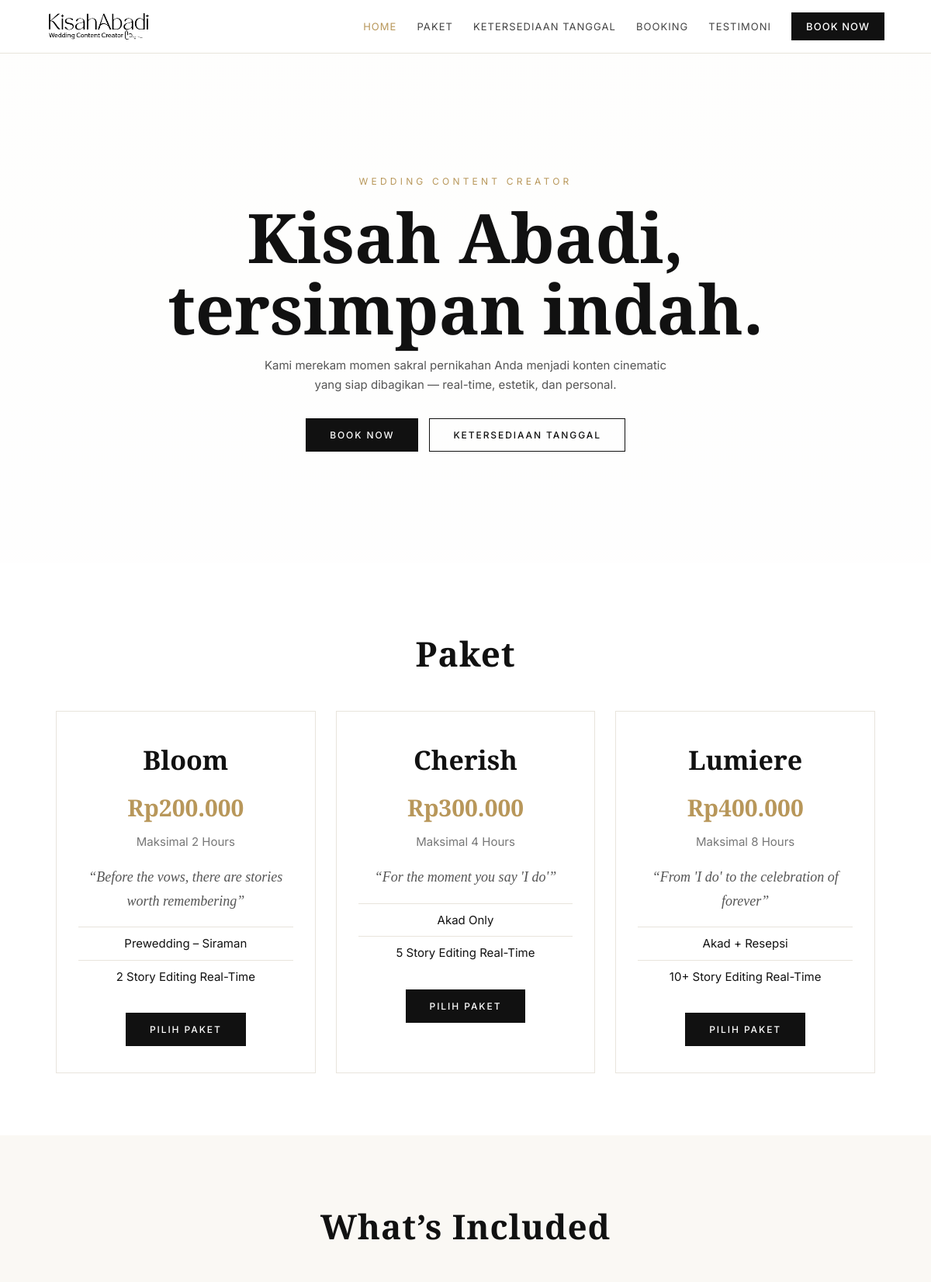
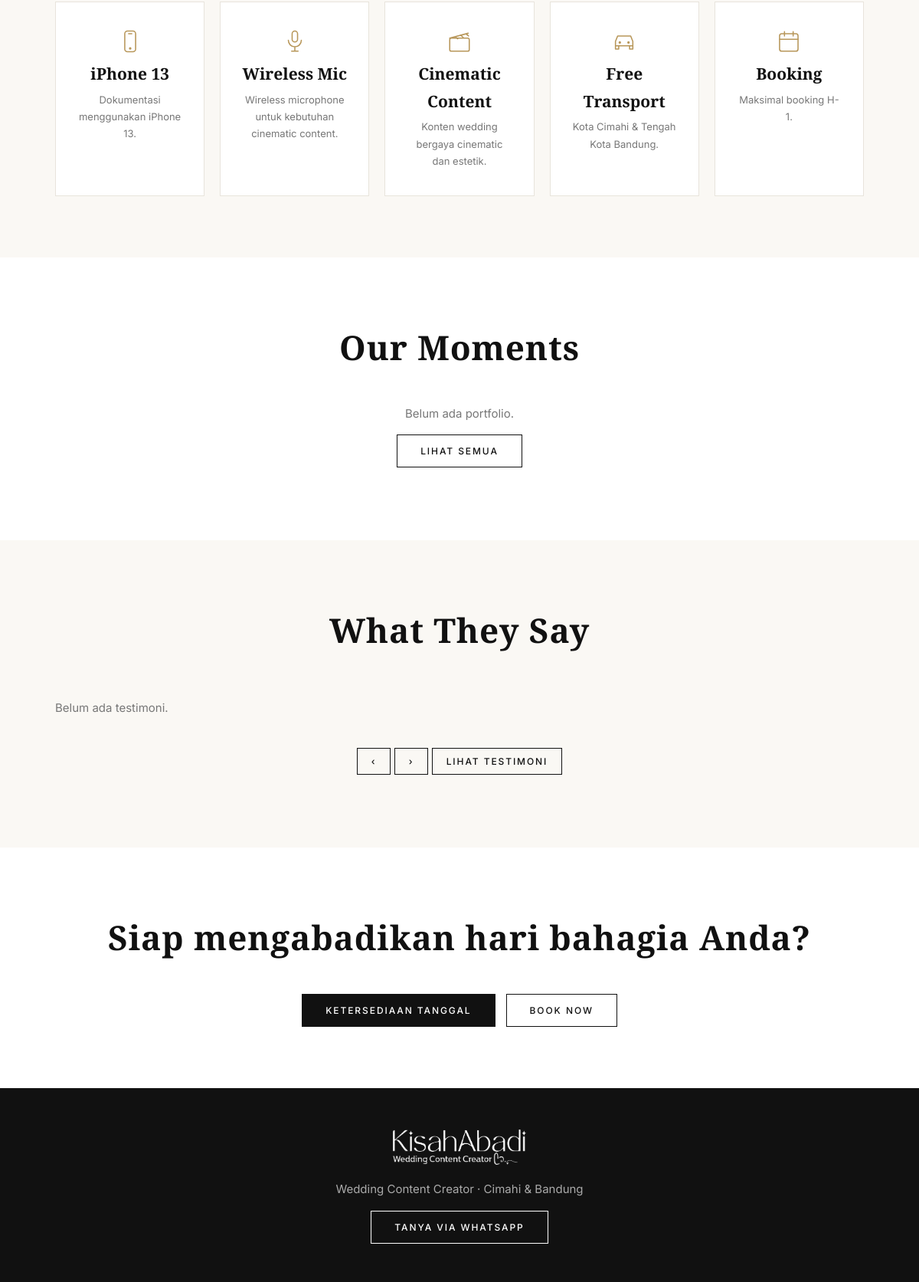
The page / on the database its author committed (2 pictures, top to bottom).
### tables this page shows
CREATE TABLE packages(id INT AUTO_INCREMENT PRIMARY KEY,name VARCHAR(50) NOT NULL,tagline VARCHAR(255),price INT NOT NULL,max_hours INT NOT NULL,features TEXT,sort_order INT DEFAULT 0,is_active TINYINT(1) DEFAULT 1);

### config/database.php (called while the page is built, shortened)
<?php
function db(){static $p;if(!$p){$p=new PDO('mysql:host='.DB_HOST.';dbname='.DB_NAME.';charset=utf8mb4',DB_USER,DB_PASS,[PDO::ATTR_ERRMODE=>PDO::ERRMODE_EXCEPTION,PDO::ATTR_DEFAULT_FETCH_MODE=>PDO::FETCH_ASSOC]);}return $p;}

### inc/lib.php (the view, shortened to what this page needs)
<?php
require_once __DIR__.'/../config/database.php';
function e($s){return htmlspecialchars((string)$s,ENT_QUOTES,'UTF-8');}
function rp($n){return 'Rp'.number_format((int)$n,0,',','.');}
function packages_html(){$o='<div class="grid3">';foreach(db()->query("SELECT * FROM packages WHERE is_active=1 ORDER BY sort_order,id") as $p){
$o.='<article class="card pk"><h3>'.e($p['name']).'</h3><div class="pr">'.rp($p['price']).'</div><div class="mut">Maksimal '.(int)$p['max_hours'].' Hours</div><p class="tag">“'.e($p['tagline']).'”</p><ul>';
foreach(preg_split('/\r?\n/',trim($p['features'])) as $f)if($f!=='')$o.='<li>'.e($f).'</li>';
$o.='</ul><a class="btn" href="booking.php?package='.$p['id'].'">PILIH PAKET</a></article>';}return $o.'</div>';}
function ic($d){return '<svg viewBox="0 0 24 24" width="34" height="34" fill="none" stroke="currentColor" stroke-width="1.1" stroke-linecap="round" stroke-linejoin="round">'.$d.'</svg>';}
function included_html(){$i=[[ic('<rect x="7" y="2.5" width="10" height="19" rx="2.5"/><path d="M10.5 5h3"/><circle cx="12" cy="18.5" r=".6"/>'),'iPhone 13','Dokumentasi menggunakan iPhone 13.'],[ic('<rect x="9.5" y="2.5" width="5" height="10" rx="2.5"/><path d="M6 11a6 6 0 0 0 12 0M12 17v4M9 21h6"/>'),'Wireless Mic','Wireless microphone untuk kebutuhan cinematic content.'],[ic('<rect x="3" y="9" width="18" height="12" rx="1.5"/><path d="M3 9l17-4.5M8 7.6l2.4 2M13 6.3l2.4 2M18 5l2.3 2"/>'),'Cinematic Content','Konten wedding bergaya cinematic dan estetik.'],[ic('<path d="M4 16v-4l2-5h12l2 5v4M4 16h16M4 16v3h3v-3M17 16v3h3v-3"/><circle cx="8" cy="13" r=".6"/><circle cx="16" cy="13" r=".6"/>'),'Free Transport','Kota Cimahi & Tengah Kota Bandung.'],[ic('<rect x="3.5" y="5" width="17" height="16" rx="2"/><path d="M3.5 10h17M8 3v4M16 3v4"/>'),'Booking','Maksimal booking H-1.']];
$o='<div class="grid5">';foreach($i as $x)$o.='<div class="card inc"><div class="ic">'.$x[0].'</div><h4>'.$x[1].'</h4><p>'.$x[2].'</p></div>';return $o.'</div>';}
function gallery_html($rows){if(!$rows)return '<p class="mut c">Belum ada portfolio.</p>';$o='<div class="gal">';return $o.'</div>';}
function testi_html($rows){if(!$rows)return '<p class="mut c">Belum ada testimoni.</p>';$o='';return $o;}

### inc/header.php (shortened to what this page needs)
<?php $cur=basename($_SERVER['SCRIPT_NAME']);$nav=['index.php'=>'Home','paket.php'=>'Paket','availability.php'=>'Ketersediaan Tanggal','booking.php'=>'Booking','testimoni.php'=>'Testimoni'];?>
<!DOCTYPE html><html lang="id"><head><meta charset="utf-8"><meta name="viewport" content="width=device-width,initial-scale=1"><title><?=e($title??'Wedding Content Creator')?> · <?=BRAND?></title>
<link href="https://fonts.googleapis.com/css2?family=Cormorant+Garamond:wght@500;600&family=Inter:wght@300;400;500&display=swap" rel="stylesheet"><link rel="stylesheet" href="assets/style.css"></head><body>
<header class="hd"><a class="logo" href="index.php"><img src="assets/logo.png" alt="<?=BRAND?> Wedding Content Creator"></a><nav id="nv"><?php foreach($nav as $f=>$n):?><a href="<?=$f?>" class="<?=$cur==$f?'on':''?>"><?=$n?></a><?php endforeach;?><a class="btn sm" href="booking.php">BOOK NOW</a></nav></header>

### index.php
<?php require 'inc/lib.php';$title='Home';$pdo=db();
$pf=$pdo->query("SELECT * FROM portfolio ORDER BY id DESC LIMIT 6")->fetchAll();
$ts=$pdo->query("SELECT * FROM testimonials WHERE show_home=1 ORDER BY id DESC LIMIT 12")->fetchAll();
require 'inc/header.php';?>
<section class="hero" <?php if($pf):?>style="--bg:url('uploads/<?=e($pf[0]['image'])?>')"<?php endif;?>><div><p class="eyebrow">Wedding Content Creator</p><h1>Kisah Abadi,<br>tersimpan indah.</h1><p class="lead">Kami merekam momen sakral pernikahan Anda menjadi konten cinematic yang siap dibagikan — real-time, estetik, dan personal.</p><div class="cta"><a class="btn" href="booking.php">BOOK NOW</a><a class="btn ol" href="availability.php">KETERSEDIAAN TANGGAL</a></div></div></section>
<section class="sec" id="paket"><h2>Paket</h2><?=packages_html()?></section>
<section class="sec alt"><h2>What’s Included</h2><?=included_html()?></section>
<section class="sec"><h2>Our Moments</h2><?=gallery_html($pf)?><p class="c"><a class="btn ol" href="portfolio.php">LIHAT SEMUA</a></p></section>
<section class="sec alt"><h2>What They Say</h2><div class="car" id="car"><?=testi_html($ts)?></div><p class="c"><button class="btn ol sm" data-car="-1">‹</button> <button class="btn ol sm" data-car="1">›</button> <a class="btn ol sm" href="testimoni.php">LIHAT TESTIMONI</a></p></section>
<section class="sec c"><h2>Siap mengabadikan hari bahagia Anda?</h2><div class="cta j"><a class="btn" href="availability.php">KETERSEDIAAN TANGGAL</a><a class="btn ol" href="booking.php">BOOK NOW</a></div></section>
<?php require 'inc/footer.php';

### inc/footer.php
<footer class="ft"><div class="logo"><img src="assets/logo-white.png" alt="<?=BRAND?>"></div><p>Wedding Content Creator · Cimahi & Bandung</p><a class="btn ol" href="https://wa.me/<?=WA_NUMBER?>?text=<?=rawurlencode('Halo, saya ingin bertanya tentang Wedding Content Creator.')?>" target="_blank" rel="noopener">TANYA VIA WHATSAPP</a></footer><script src="assets/app.js"></script></body></html>

### assets/style.css (style rules this page uses)
:root { --ink:#111;--mut:#777;--gold:#b8975a;--line:#e8e4dc;--bg2:#faf8f4;--serif:'Cormorant Garamond',serif }
* { box-sizing:border-box }
body { margin:0;font:400 15px/1.7 Inter,sans-serif;color:var(--ink);background:#fff }
h1,h2,h3,.logo,.pr { font-family:var(--serif);font-weight:600;margin:0 }
h2 { font-size:clamp(30px,5vw,44px);text-align:center;margin-bottom:36px;letter-spacing:.02em }
a { color:inherit }
.mut { color:var(--mut) }
.c { text-align:center }
img { max-width:100%;display:block }
.hd { position:sticky;top:0;z-index:20;display:flex;justify-content:space-between;align-items:center;padding:14px 5vw;background:rgba(255,255,255,.95);backdrop-filter:blur(8px);border-bottom:1px solid var(--line) }
.logo { font-size:26px;text-decoration:none;letter-spacing:.06em }
.hd nav { display:flex;gap:26px;align-items:center }
.hd nav a { text-decoration:none;font-size:13px;letter-spacing:.08em;text-transform:uppercase;color:#444 }
.hd nav a.on { color:var(--gold) }
.btn { display:inline-block;padding:13px 30px;background:var(--ink);color:#fff!important;border:1px solid var(--ink);font:500 12px Inter;letter-spacing:.16em;text-decoration:none;cursor:pointer;transition:.3s }
.btn.ol { background:transparent;color:var(--ink)!important }
.btn.sm { padding:9px 18px }
.hero { min-height:82vh;display:flex;align-items:center;justify-content:center;text-align:center;padding:60px 6vw;background:linear-gradient(rgba(255,255,255,.82),rgba(255,255,255,.9)),var(--bg,none) center/cover,var(--bg2) }
.hero h1 { font-size:clamp(44px,8vw,88px);line-height:1.05;margin:14px 0 }
.eyebrow { letter-spacing:.35em;text-transform:uppercase;font-size:12px;color:var(--gold) }
.lead { max-width:540px;margin:0 auto 30px;color:#555 }
.cta { display:flex;gap:14px;flex-wrap:wrap;justify-content:center }
.sec { padding:80px 6vw;max-width:1200px;margin:auto }
.alt { background:var(--bg2);max-width:none }
.alt>* { max-width:1200px;margin-left:auto;margin-right:auto }
.grid3 { display:grid;grid-template-columns:repeat(auto-fit,minmax(260px,1fr));gap:26px }
.grid5 { display:grid;grid-template-columns:repeat(auto-fit,minmax(180px,1fr));gap:20px }
.card { background:#fff;border:1px solid var(--line);padding:34px 28px;transition:.3s }
.pk { text-align:center }
.pk h3 { font-size:34px }
.pr { font-size:30px;color:var(--gold);margin:6px 0 }
.tag { font-family:var(--serif);font-style:italic;font-size:18px;color:#555 }
.pk ul { list-style:none;padding:0;margin:18px 0 26px }
.pk li { padding:8px 0;border-top:1px solid var(--line) }
.inc { text-align:center }
.ic { font-size:30px }
.inc h4 { margin:8px 0 4px;font-family:var(--serif);font-size:21px }
.inc p { margin:0;font-size:13px;color:var(--mut) }
.car { display:flex;gap:18px;overflow-x:auto;scroll-snap-type:x mandatory;padding-bottom:10px }
.ft { text-align:center;padding:50px 6vw;background:var(--ink);color:#fff }
.ft p { color:#aaa }
.ft .btn.ol { color:#fff!important;border-color:#fff }
.j { justify-content:center }
.logo img { height:40px;width:auto }
.ft .logo img { height:54px;margin:0 auto 10px }
.ic { color:var(--gold);display:flex;justify-content:center;margin-bottom:4px }

### rows shown on the page
packages: name "Bloom", price "Rp200.000", max_hours "2", tagline "Before the vows, there are stories worth remembering", features "Prewedding – Siraman", features "2 Story Editing Real-Time"
packages: name "Cherish", price "Rp300.000", max_hours "4", tagline "For the moment you say 'I do'", features "Akad Only", features "5 Story Editing Real-Time"
packages: name "Lumiere", price "Rp400.000", max_hours "8", tagline "From 'I do' to the celebration of forever", features "Akad + Resepsi", features "10+ Story Editing Real-Time"

### other values the page prints
$n "HOME"
$n "PAKET"
$n "KETERSEDIAAN TANGGAL"
$n "BOOKING"
$n "TESTIMONI"
$x[1] "iPhone 13"
$x[2] "Dokumentasi menggunakan iPhone 13."
$x[1] "Wireless Mic"
$x[2] "Wireless microphone untuk kebutuhan cinematic content."
$x[1] "Cinematic Content"
$x[2] "Konten wedding bergaya cinematic dan estetik."
$x[1] "Free Transport"
$x[2] "Kota Cimahi & Tengah Kota Bandung."
$x[1] "Booking"
$x[2] "Maksimal booking H-1."
